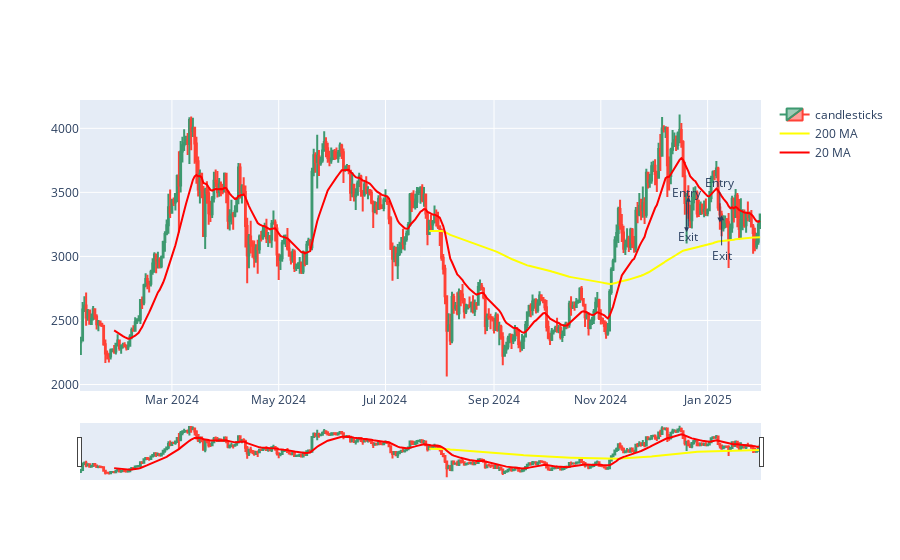

The notebook cell this image was saved under:
### Code cell
check_ma_200 = ta.ema(df['close'], length=200)
fig = go.Figure()

fig.add_trace(go.Candlestick(
    x=df.index,
    open=df['open'],
    high=df['high'],
    low=df['low'],
    close=df['close'],
    name='candlesticks'))

fig.add_trace(go.Scatter(x=df.index, y=indicator.long_term_ma, mode='lines',marker=dict(color='yellow',size=20), name='200 MA'))

fig.add_trace(go.Scatter(x=df.index, y=indicator.short_term_ma, mode='lines',marker=dict(color='red',size=20), name='20 MA'))

# Add annotations for trades
for i, row in trades.iterrows():
    fig.add_annotation(
        x=row['Entry Timestamp'],
        y=row['Avg Entry Price'],
        text="Entry",
        showarrow=True,
        arrowhead=2,
        ax=0,
        ay=-40
    )

for i, row in trades.iterrows():
    fig.add_annotation(
        x=row['Exit Timestamp'],
        y=row['Avg Exit Price'],
        text="Exit",
        showarrow=True,
        arrowhead=2,
        ax=0,
        ay=40
    )
# fig.add_trad(go.Scatter(x=df.index, y=entry_exit_bars['entry_time'],))
# Enable y-axis zooming
fig.update_layout(
    yaxis=dict(fixedrange=False),  # Allow y-axis zooming
    clickmode='event+select'  # Enable click events and selection events

)

### Figure 1 — Plotly figure (JSON) as saved in the notebook; plotly's stock layout.template omitted (floating-point values rounded to 4 significant figures; data arrays with more than 128 entries replaced by an {"elided": "..."} marker saying what was removed)
{"data": [{"close": {"elided": "389 float values"}, "high": {"elided": "389 float values"}, "low": {"elided": "389 float values"}, "name": "candlesticks", "open": {"elided": "389 float values"}, "type": "candlestick", "x": {"elided": "389 str values"}}, {"marker": {"color": "yellow", "size": 20}, "mode": "lines", "name": "200 MA", "type": "scatter", "x": {"elided": "389 str values"}, "y": {"elided": "389 float values"}}, {"marker": {"color": "red", "size": 20}, "mode": "lines", "name": "20 MA", "type": "scatter", "x": {"elided": "389 str values"}, "y": {"elided": "389 float values"}}], "layout": {"annotations": [{"arrowhead": 2, "ax": 0, "ay": -40, "showarrow": true, "text": "Entry", "x": "2024-12-20T00:00:00+00:00", "y": 3188.0}, {"arrowhead": 2, "ax": 0, "ay": -40, "showarrow": true, "text": "Entry", "x": "2025-01-08T00:00:00+00:00", "y": 3265.0}, {"arrowhead": 2, "ax": 0, "ay": 40, "showarrow": true, "text": "Exit", "x": "2024-12-21T00:00:00+00:00", "y": 3465.0}, {"arrowhead": 2, "ax": 0, "ay": 40, "showarrow": true, "text": "Exit", "x": "2025-01-09T00:00:00+00:00", "y": 3321.0}], "clickmode": "event+select", "yaxis": {"fixedrange": false}}}
